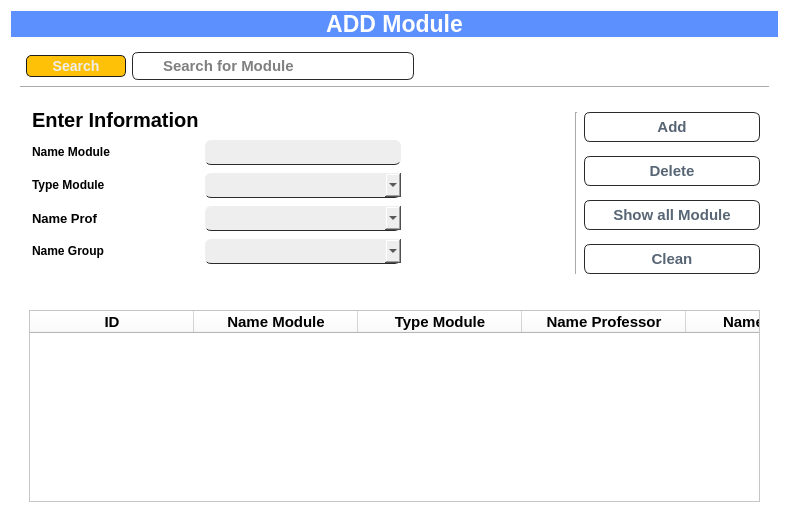
               <widget class="QWidget" name="page_2">
                <property name="styleSheet">
                 <string notr="true">QWidget{background:#fff;}</string>
                </property>
                <layout class="QVBoxLayout" name="verticalLayout_25">
                 <item>
                  <widget class="QLabel" name="label_24">
                   <property name="font">
                    <font>
                     <pointsize>17</pointsize>
                     <weight>75</weight>
                     <bold>true</bold>
                    </font>
                   </property>
                   <property name="styleSheet">
                    <string notr="true">background-color: rgb(92, 144, 255);
color: rgb(255, 255, 255);</string>
                   </property>
                   <property name="text">
                    <string>&lt;html&gt;&lt;head/&gt;&lt;body&gt;&lt;p align=&quot;center&quot;&gt;ADD Module&lt;/p&gt;&lt;/body&gt;&lt;/html&gt;</string>
                   </property>
                  </widget>
                 </item>
                 <item>
                  <widget class="QWidget" name="widget_49" native="true">
                   <property name="sizePolicy">
                    <sizepolicy hsizetype="Preferred" vsizetype="Expanding">
                     <horstretch>0</horstretch>
                     <verstretch>0</verstretch>
                    </sizepolicy>
                   </property>
                   <property name="styleSheet">
                    <string notr="true">background-color: rgb(255, 255, 255);</string>
                   </property>
                   <layout class="QGridLayout" name="gridLayout_11">
                    <item row="4" column="0" colspan="5">
                     <widget class="QWidget" name="widget_7" native="true">
                      <property name="sizePolicy">
                       <sizepolicy hsizetype="Preferred" vsizetype="Expanding">
                        <horstretch>0</horstretch>
                        <verstretch>0</verstretch>
                       </sizepolicy>
                      </property>
                      <layout class="QVBoxLayout" name="verticalLayout_24">
                       <item>
                        <widget class="QTableWidget" name="table_module">
                         <property name="horizontalScrollBarPolicy">
                          <enum>Qt::ScrollBarAlwaysOff</enum>
                         </property>
                         <property name="horizontalScrollMode">
                          <enum>QAbstractItemView::ScrollPerItem</enum>
                         </property>
                         <attribute name="horizontalHeaderCascadingSectionResizes">
                          <bool>true</bool>
                         </attribute>
                         <attribute name="horizontalHeaderDefaultSectionSize">
                          <number>164</number>
                         </attribute>
                         <attribute name="horizontalHeaderHighlightSections">
                          <bool>true</bool>
                         </attribute>
                         <attribute name="horizontalHeaderMinimumSectionSize">
                          <number>65</number>
                         </attribute>
                         <attribute name="horizontalHeaderShowSortIndicator" stdset="0">
                          <bool>true</bool>
                         </attribute>
                         <attribute name="horizontalHeaderStretchLastSection">
                          <bool>true</bool>
                         </attribute>
                         <column>
                          <property name="text">
                           <string>ID</string>
                          </property>
                          <property name="font">
                           <font>
                            <pointsize>11</pointsize>
                            <weight>75</weight>
                            <bold>true</bold>
                           </font>
                          </property>
                          <property name="textAlignment">
                           <set>AlignCenter</set>
                          </property>
                         </column>
                         <column>
                          <property name="text">
                           <string>Name Module</string>
                          </property>
                          <property name="font">
                           <font>
                            <pointsize>11</pointsize>
                            <weight>75</weight>
                            <bold>true</bold>
                           </font>
                          </property>
                          <property name="textAlignment">
                           <set>AlignCenter</set>
                          </property>
                         </column>
                         <column>
                          <property name="text">
                           <string>Type Module</string>
                          </property>
                          <property name="font">
                           <font>
                            <pointsize>11</pointsize>
                            <weight>75</weight>
                            <bold>true</bold>
                           </font>
                          </property>
                          <property name="textAlignment">
                           <set>AlignCenter</set>
                          </property>
                         </column>
                         <column>
                          <property name="text">
                           <string>Name Professor</string>
                          </property>
                          <property name="font">
                           <font>
                            <pointsize>11</pointsize>
                            <weight>75</weight>
                            <bold>true</bold>
                           </font>
                          </property>
                          <property name="textAlignment">
                           <set>AlignCenter</set>
                          </property>
                         </column>
                         <column>
                          <property name="text">
                           <string>Name Group</string>
                          </property>
                          <property name="font">
                           <font>
                            <pointsize>11</pointsize>
                            <weight>75</weight>
                            <bold>true</bold>
                           </font>
                          </property>
                          <property name="textAlignment">
                           <set>AlignCenter</set>
                          </property>
                         </column>
                        </widget>
                       </item>
                      </layout>
                     </widget>
                    </item>
                    <item row="2" column="4">
                     <widget class="QWidget" name="widget_56" native="true">
                      <property name="minimumSize">
                       <size>
                        <width>189</width>
                        <height>0</height>
                       </size>
                      </property>
                      <layout class="QGridLayout" name="gridLayout_12">
                       <item row="0" column="1">
                        <widget class="QPushButton" name="pushButton_35">
                         <property name="styleSheet">
                          <string notr="true">QPushButton {
	background-color: #ffffff;
	color: #576574;
	border-radius: 6px;
	border: 1px solid #2a2a2a;
	display:inline-block;
	font-family:Arial;
	font-size:15px;
	font-weight:bold;
	padding:5px 28px;
	text-decoration:none;
	text-shadow:0px 1px 0px #ffffff;
}
QPushButton:hover {
	background:linear-gradient(to bottom, #f9f9f9 5%, #e9e9e9 100%);
	background-color: QLinearGradient( x1: 0, y1: 0, x2: 1, y2: 1, stop: 0 #D980FA, stop: 0.1 #ED4C67, stop: 0.5 #B53471, stop: 0.9 #B53471, stop: 1 #833471);
	color: #eeeeee;
	border-radius: 6px;
	border: 1px solid #ffffff;
	display:inline-block;
	cursor:pointer;
	font-family:Arial;
	font-size:10px;
	font-weight:bold;
	padding:5px 24px;
	text-decoration:none;
	text-shadow:0px 1px 0px #ffffff;
}</string>
                         </property>
                         <property name="text">
                          <string>Add</string>
                         </property>
                        </widget>
                       </item>
                       <item row="1" column="1">
                        <widget class="QPushButton" name="pushButton_36">
                         <property name="styleSheet">
                          <string notr="true">QPushButton {
	background-color: #ffffff;
	color: #576574;
	border-radius: 6px;
	border: 1px solid #2a2a2a;
	display:inline-block;
	font-family:Arial;
	font-size:15px;
	font-weight:bold;
	padding:5px 28px;
	text-decoration:none;
	text-shadow:0px 1px 0px #ffffff;
}
QPushButton:hover {
	background:linear-gradient(to bottom, #f9f9f9 5%, #e9e9e9 100%);
	background-color: QLinearGradient( x1: 0, y1: 0, x2: 1, y2: 1, stop: 0 #D980FA, stop: 0.1 #ED4C67, stop: 0.5 #B53471, stop: 0.9 #B53471, stop: 1 #833471);
	color: #eeeeee;
	border-radius: 6px;
	border: 1px solid #ffffff;
	display:inline-block;
	cursor:pointer;
	font-family:Arial;
	font-size:10px;
	font-weight:bold;
	padding:5px 24px;
	text-decoration:none;
	text-shadow:0px 1px 0px #ffffff;
}</string>
                         </property>
                         <property name="text">
                          <string>Delete</string>
                         </property>
                        </widget>
                       </item>
                       <item row="2" column="1">
                        <widget class="QPushButton" name="pushButton_37">
                         <property name="styleSheet">
                          <string notr="true">QPushButton {
	background-color: #ffffff;
	color: #576574;
	border-radius: 6px;
	border: 1px solid #2a2a2a;
	display:inline-block;
	font-family:Arial;
	font-size:15px;
	font-weight:bold;
	padding:5px 28px;
	text-decoration:none;
	text-shadow:0px 1px 0px #ffffff;
}
QPushButton:hover {
	background:linear-gradient(to bottom, #f9f9f9 5%, #e9e9e9 100%);
	background-color: QLinearGradient( x1: 0, y1: 0, x2: 1, y2: 1, stop: 0 #D980FA, stop: 0.1 #ED4C67, stop: 0.5 #B53471, stop: 0.9 #B53471, stop: 1 #833471);
	color: #eeeeee;
	border-radius: 6px;
	border: 1px solid #ffffff;
	display:inline-block;
	cursor:pointer;
	font-family:Arial;
	font-size:10px;
	font-weight:bold;
	padding:5px 24px;
	text-decoration:none;
	text-shadow:0px 1px 0px #ffffff;
}</string>
                         </property>
                         <property name="text">
                          <string>Show all Module</string>
                         </property>
                        </widget>
                       </item>
                       <item row="3" column="1">
                        <widget class="QPushButton" name="pushButton_38">
                         <property name="styleSheet">
                          <string notr="true">QPushButton {
	background-color: #ffffff;
	color: #576574;
	border-radius: 6px;
	border: 1px solid #2a2a2a;
	display:inline-block;
	font-family:Arial;
	font-size:15px;
	font-weight:bold;
	padding:5px 28px;
	text-decoration:none;
	text-shadow:0px 1px 0px #ffffff;
}
QPushButton:hover {
	background:linear-gradient(to bottom, #f9f9f9 5%, #e9e9e9 100%);
	background-color: QLinearGradient( x1: 0, y1: 0, x2: 1, y2: 1, stop: 0 #D980FA, stop: 0.1 #ED4C67, stop: 0.5 #B53471, stop: 0.9 #B53471, stop: 1 #833471);
	color: #eeeeee;
	border-radius: 6px;
	border: 1px solid #ffffff;
	display:inline-block;
	cursor:pointer;
	font-family:Arial;
	font-size:10px;
	font-weight:bold;
	padding:5px 24px;
	text-decoration:none;
	text-shadow:0px 1px 0px #ffffff;
}</string>
                         </property>
                         <property name="text">
                          <string>Clean</string>
                         </property>
                        </widget>
                       </item>
                       <item row="0" column="0" rowspan="4">
                        <widget class="Line" name="line_5">
                         <property name="orientation">
                          <enum>Qt::Vertical</enum>
                         </property>
                        </widget>
                       </item>
                      </layout>
                     </widget>
                    </item>
                    <item row="2" column="3">
                     <widget class="QWidget" name="widget_55" native="true">
                      <property name="minimumSize">
                       <size>
                        <width>140</width>
                        <height>0</height>
                       </size>
                      </property>
                      <property name="maximumSize">
                       <size>
                        <width>146</width>
                        <height>16777215</height>
                       </size>
                      </property>
                      <layout class="QVBoxLayout" name="verticalLayout_26"/>
                     </widget>
                    </item>
                    <item row="2" column="0" colspan="3">
                     <widget class="QWidget" name="widget_57" native="true">
                      <property name="sizePolicy">
                       <sizepolicy hsizetype="Preferred" vsizetype="Expanding">
                        <horstretch>0</horstretch>
                        <verstretch>0</verstretch>
                       </sizepolicy>
                      </property>
                      <property name="minimumSize">
                       <size>
                        <width>200</width>
                        <height>200</height>
                       </size>
                      </property>
                      <property name="maximumSize">
                       <size>
                        <width>16777215</width>
                        <height>200</height>
                       </size>
                      </property>
                      <property name="styleSheet">
                       <string notr="true">border:none;
border-radius:10px;
background-color: transparent;
</string>
                      </property>
                      <layout class="QFormLayout" name="formLayout_7">
                       <property name="horizontalSpacing">
                        <number>6</number>
                       </property>
                       <property name="verticalSpacing">
                        <number>8</number>
                       </property>
                       <property name="leftMargin">
                        <number>12</number>
                       </property>
                       <property name="topMargin">
                        <number>13</number>
                       </property>
                       <property name="rightMargin">
                        <number>13</number>
                       </property>
                       <property name="bottomMargin">
                        <number>4</number>
                       </property>
                       <item row="0" column="0">
                        <widget class="QLabel" name="l1">
                         <property name="font">
                          <font>
                           <pointsize>15</pointsize>
                           <weight>75</weight>
                           <bold>true</bold>
                          </font>
                         </property>
                         <property name="styleSheet">
                          <string notr="true">color: #000;
border:none;</string>
                         </property>
                         <property name="text">
                          <string>Enter Information</string>
                         </property>
                        </widget>
                       </item>
                       <item row="4" column="0">
                        <widget class="QLabel" name="l2">
                         <property name="font">
                          <font>
                           <pointsize>9</pointsize>
                           <weight>75</weight>
                           <bold>true</bold>
                          </font>
                         </property>
                         <property name="styleSheet">
                          <string notr="true">color: #000;
border:none;</string>
                         </property>
                         <property name="text">
                          <string>Name Module</string>
                         </property>
                        </widget>
                       </item>
                       <item row="4" column="1">
                        <widget class="QLineEdit" name="lineEdit_20">
                         <property name="minimumSize">
                          <size>
                           <width>1</width>
                           <height>0</height>
                          </size>
                         </property>
                         <property name="maximumSize">
                          <size>
                           <width>220</width>
                           <height>16777215</height>
                          </size>
                         </property>
                         <property name="styleSheet">
                          <string notr="true">QLineEdit {
	background-color: rgb(238, 238, 238);
	color: rgb(0, 0, 0);
	border-radius: 6px;
	border-bottom: 1px solid #2a2a2a;
	display:inline-block;
	font-family:Arial;
	font-size:14px;
	font-weight:bold;
	padding:3px 28px;
	text-decoration:none;
	text-shadow:0px 1px 0px #ffffff;
}
	</string>
                         </property>
                        </widget>
                       </item>
                       <item row="5" column="1">
                        <widget class="QComboBox" name="comboBox_2">
                         <property name="maximumSize">
                          <size>
                           <width>220</width>
                           <height>16777215</height>
                          </size>
                         </property>
                         <property name="styleSheet">
                          <string notr="true">QComboBox {
	background-color: rgb(238, 238, 238);
	color: rgb(0, 0, 0);
	border-radius: 6px;
	border-bottom: 1px solid #2a2a2a;
	display:inline-block;
	font-family:Arial;
	font-size:14px;
	font-weight:bold;
	padding:3px 28px;
	text-decoration:none;
	text-shadow:0px 1px 0px #ffffff;
}
	</string>
                         </property>
                         <item>
                          <property name="text">
                           <string/>
                          </property>
                         </item>
                         <item>
                          <property name="text">
                           <string>Cour</string>
                          </property>
                         </item>
                         <item>
                          <property name="text">
                           <string>TD</string>
                          </property>
                         </item>
                         <item>
                          <property name="text">
                           <string>TP</string>
                          </property>
                         </item>
                        </widget>
                       </item>
                       <item row="5" column="0">
                        <widget class="QLabel" name="label">
                         <property name="styleSheet">
                          <string notr="true">color: #000;
border:none;</string>
                         </property>
                         <property name="text">
                          <string>&lt;html&gt;&lt;head/&gt;&lt;body&gt;&lt;p&gt;&lt;span style=&quot; font-size:9pt; font-weight:600;&quot;&gt;Type Module&lt;/span&gt;&lt;/p&gt;&lt;/body&gt;&lt;/html&gt;</string>
                         </property>
                        </widget>
                       </item>
                       <item row="6" column="1">
                        <widget class="QComboBox" name="comboBox_3">
                         <property name="maximumSize">
                          <size>
                           <width>220</width>
                           <height>16777215</height>
                          </size>
                         </property>
                         <property name="styleSheet">
                          <string notr="true">QComboBox {
	background-color: rgb(238, 238, 238);
	color: rgb(0, 0, 0);
	border-radius: 6px;
	border-bottom: 1px solid #2a2a2a;
	display:inline-block;
	font-family:Arial;
	font-size:14px;
	font-weight:bold;
	padding:3px 28px;
	text-decoration:none;
	text-shadow:0px 1px 0px #ffffff;
}
	</string>
                         </property>
                        </widget>
                       </item>
                       <item row="6" column="0">
                        <widget class="QLabel" name="l3">
                         <property name="font">
                          <font>
                           <pointsize>10</pointsize>
                           <weight>75</weight>
                           <bold>true</bold>
                          </font>
                         </property>
                         <property name="styleSheet">
                          <string notr="true">color: #000;
border:none;</string>
                         </property>
                         <property name="text">
                          <string>Name Prof</string>
                         </property>
                        </widget>
                       </item>
                       <item row="7" column="0">
                        <widget class="QLabel" name="label_2">
                         <property name="text">
                          <string>&lt;html&gt;&lt;head/&gt;&lt;body&gt;&lt;p&gt;&lt;span style=&quot; font-size:9pt; font-weight:600;&quot;&gt;Name Group&lt;/span&gt;&lt;/p&gt;&lt;/body&gt;&lt;/html&gt;</string>
                         </property>
                        </widget>
                       </item>
                       <item row="7" column="1">
                        <widget class="QComboBox" name="comboBox_4">
                         <property name="maximumSize">
                          <size>
                           <width>220</width>
                           <height>16777215</height>
                          </size>
                         </property>
                         <property name="styleSheet">
                          <string notr="true">QComboBox {
	background-color: rgb(238, 238, 238);
	color: rgb(0, 0, 0);
	border-radius: 6px;
	border-bottom: 1px solid #2a2a2a;
	display:inline-block;
	font-family:Arial;
	font-size:14px;
	font-weight:bold;
	padding:3px 28px;
	text-decoration:none;
	text-shadow:0px 1px 0px #ffffff;
}
	</string>
                         </property>
                        </widget>
                       </item>
                       <item row="8" column="1">
                        <widget class="QLabel" name="status_module">
                         <property name="styleSheet">
                          <string notr="true">color: rgb(94, 156, 255);
font-size:15px;
font-weight:bold;</string>
                         </property>
                         <property name="text">
                          <string/>
                         </property>
                        </widget>
                       </item>
                      </layout>
                     </widget>
                    </item>
                    <item row="1" column="0" colspan="5">
                     <widget class="Line" name="line_18">
                      <property name="orientation">
                       <enum>Qt::Horizontal</enum>
                      </property>
                     </widget>
                    </item>
                    <item row="0" column="2">
                     <widget class="QLineEdit" name="lineEdit_24">
                      <property name="maximumSize">
                       <size>
                        <width>355</width>
                        <height>16777215</height>
                       </size>
                      </property>
                      <property name="styleSheet">
                       <string notr="true">QLineEdit {
	background-color: #ffffff;
	color: rgb(0, 0, 0);
	border-radius: 6px;
	border: 1px solid #2a2a2a;
	display:inline-block;
	font-family:Arial;
	font-size:15px;
	font-weight:bold;
	padding:3px 28px;
	text-decoration:none;
	text-shadow:0px 1px 0px #ffffff;
}
	</string>
                      </property>
                      <property name="placeholderText">
                       <string>Search for Module</string>
                      </property>
                     </widget>
                    </item>
                    <item row="0" column="1">
                     <widget class="QPushButton" name="pushButton_39">
                      <property name="minimumSize">
                       <size>
                        <width>100</width>
                        <height>0</height>
                       </size>
                      </property>
                      <property name="maximumSize">
                       <size>
                        <width>100</width>
                        <height>16777215</height>
                       </size>
                      </property>
                      <property name="styleSheet">
                       <string notr="true">QPushButton {
	box-shadow:inset 0px 1px 0px 0px #ffffff;
	background:linear-gradient(to bottom, #f9f9f9 5%, #e9e9e9 100%);
	background-color: #ffc107;
	color: #eeeeee;
	border-radius:5px;
	border:1px solid #1e1e1e;
	display:inline-block;
	cursor:pointer;
	font-family:Arial;
	font-size:14px;
	font-weight:bold;
	padding:2px 24px;
}
QPushButton:hover {
	background:linear-gradient(to bottom, #e9e9e9 5%, #f9f9f9 100%);
	background-color: #001;
	color:#666666;
}
QPushButton:active {
	position:relative;
	top:1px;
}
QPushButton::pressed {
    background-color: QLinearGradient( x1: 0, y1: 0, x2: 0, y2: 1, stop: 0 #2d2d2d, stop: 0.1 #2b2b2b, stop: 0.5 #292929, stop: 0.9 #282828, stop: 1 #252525);
}

</string>
                      </property>
                      <property name="text">
                       <string>Search</string>
                      </property>
                     </widget>
                    </item>
                   </layout>
                  </widget>
                 </item>
                </layout>
               </widget>
